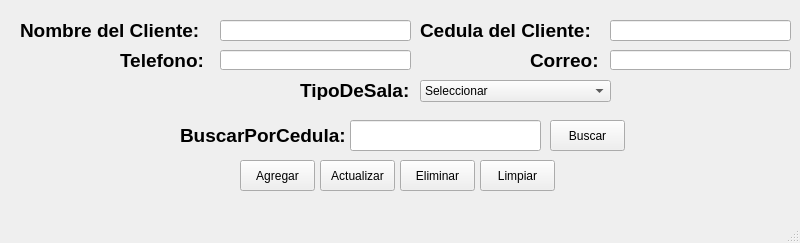
<?xml version="1.0" encoding="UTF-8"?>
<ui version="4.0">
 <class>vtn_principal</class>
 <widget class="QMainWindow" name="vtn_principal">
  <property name="geometry">
   <rect>
    <x>0</x>
    <y>0</y>
    <width>800</width>
    <height>243</height>
   </rect>
  </property>
  <property name="windowTitle">
   <string>Sistema de Adminitración de Cine</string>
  </property>
  <widget class="QWidget" name="centralwidget">
   <widget class="QLineEdit" name="txt_nombre">
    <property name="geometry">
     <rect>
      <x>220</x>
      <y>20</y>
      <width>191</width>
      <height>21</height>
     </rect>
    </property>
    <property name="maxLength">
     <number>50</number>
    </property>
   </widget>
   <widget class="QLineEdit" name="txt_cedula">
    <property name="geometry">
     <rect>
      <x>610</x>
      <y>20</y>
      <width>181</width>
      <height>21</height>
     </rect>
    </property>
    <property name="maxLength">
     <number>10</number>
    </property>
   </widget>
   <widget class="QLabel" name="label">
    <property name="geometry">
     <rect>
      <x>370</x>
      <y>120</y>
      <width>47</width>
      <height>13</height>
     </rect>
    </property>
    <property name="text">
     <string/>
    </property>
   </widget>
   <widget class="QLineEdit" name="txt_correo">
    <property name="geometry">
     <rect>
      <x>610</x>
      <y>50</y>
      <width>181</width>
      <height>20</height>
     </rect>
    </property>
    <property name="maxLength">
     <number>50</number>
    </property>
   </widget>
   <widget class="QLineEdit" name="txt_telefono">
    <property name="geometry">
     <rect>
      <x>220</x>
      <y>50</y>
      <width>191</width>
      <height>20</height>
     </rect>
    </property>
    <property name="maxLength">
     <number>10</number>
    </property>
   </widget>
   <widget class="QLabel" name="lbl_nombre">
    <property name="geometry">
     <rect>
      <x>20</x>
      <y>20</y>
      <width>191</width>
      <height>21</height>
     </rect>
    </property>
    <property name="font">
     <font>
      <pointsize>14</pointsize>
      <weight>75</weight>
      <bold>true</bold>
     </font>
    </property>
    <property name="text">
     <string>Nombre del Cliente:</string>
    </property>
   </widget>
   <widget class="QLabel" name="lbl_telefono_2">
    <property name="geometry">
     <rect>
      <x>120</x>
      <y>50</y>
      <width>91</width>
      <height>20</height>
     </rect>
    </property>
    <property name="font">
     <font>
      <pointsize>14</pointsize>
      <weight>75</weight>
      <bold>true</bold>
     </font>
    </property>
    <property name="text">
     <string>Telefono:</string>
    </property>
   </widget>
   <widget class="QLabel" name="lbl_cedula">
    <property name="geometry">
     <rect>
      <x>420</x>
      <y>20</y>
      <width>181</width>
      <height>20</height>
     </rect>
    </property>
    <property name="font">
     <font>
      <pointsize>14</pointsize>
      <weight>75</weight>
      <bold>true</bold>
     </font>
    </property>
    <property name="text">
     <string>Cedula del Cliente:</string>
    </property>
   </widget>
   <widget class="QLabel" name="lbl_correo">
    <property name="geometry">
     <rect>
      <x>530</x>
      <y>50</y>
      <width>71</width>
      <height>20</height>
     </rect>
    </property>
    <property name="font">
     <font>
      <pointsize>14</pointsize>
      <weight>75</weight>
      <bold>true</bold>
     </font>
    </property>
    <property name="text">
     <string>Correo:</string>
    </property>
   </widget>
   <widget class="QPushButton" name="btn_eliminar">
    <property name="geometry">
     <rect>
      <x>400</x>
      <y>160</y>
      <width>75</width>
      <height>31</height>
     </rect>
    </property>
    <property name="toolTip">
     <string>Borra el formulario</string>
    </property>
    <property name="text">
     <string>Eliminar</string>
    </property>
   </widget>
   <widget class="QPushButton" name="btn_agregar">
    <property name="geometry">
     <rect>
      <x>240</x>
      <y>160</y>
      <width>75</width>
      <height>31</height>
     </rect>
    </property>
    <property name="toolTip">
     <string>Guardar los datos del titular</string>
    </property>
    <property name="text">
     <string>Agregar</string>
    </property>
   </widget>
   <widget class="QPushButton" name="btn_actualizar">
    <property name="geometry">
     <rect>
      <x>320</x>
      <y>160</y>
      <width>75</width>
      <height>31</height>
     </rect>
    </property>
    <property name="toolTip">
     <string>Guardar los datos del titular</string>
    </property>
    <property name="text">
     <string>Actualizar</string>
    </property>
   </widget>
   <widget class="QPushButton" name="btn_limpiar">
    <property name="geometry">
     <rect>
      <x>480</x>
      <y>160</y>
      <width>75</width>
      <height>31</height>
     </rect>
    </property>
    <property name="toolTip">
     <string>Borra el formulario</string>
    </property>
    <property name="text">
     <string>Limpiar</string>
    </property>
   </widget>
   <widget class="QLineEdit" name="txt_buscar_cedula">
    <property name="geometry">
     <rect>
      <x>350</x>
      <y>120</y>
      <width>191</width>
      <height>31</height>
     </rect>
    </property>
    <property name="maxLength">
     <number>50</number>
    </property>
   </widget>
   <widget class="QPushButton" name="btn_buscar">
    <property name="geometry">
     <rect>
      <x>550</x>
      <y>120</y>
      <width>75</width>
      <height>31</height>
     </rect>
    </property>
    <property name="toolTip">
     <string>Borra el formulario</string>
    </property>
    <property name="text">
     <string>Buscar</string>
    </property>
   </widget>
   <widget class="QLabel" name="lbl_buscar_cedula">
    <property name="geometry">
     <rect>
      <x>180</x>
      <y>120</y>
      <width>171</width>
      <height>31</height>
     </rect>
    </property>
    <property name="font">
     <font>
      <pointsize>14</pointsize>
      <weight>75</weight>
      <bold>true</bold>
     </font>
    </property>
    <property name="text">
     <string>BuscarPorCedula:</string>
    </property>
   </widget>
   <widget class="QComboBox" name="cb_tipo_sala">
    <property name="geometry">
     <rect>
      <x>420</x>
      <y>80</y>
      <width>191</width>
      <height>22</height>
     </rect>
    </property>
    <item>
     <property name="text">
      <string>Seleccionar</string>
     </property>
    </item>
    <item>
     <property name="text">
      <string>2D</string>
     </property>
    </item>
    <item>
     <property name="text">
      <string>3D</string>
     </property>
    </item>
    <item>
     <property name="text">
      <string>IMAX</string>
     </property>
    </item>
    <item>
     <property name="text">
      <string>7D</string>
     </property>
    </item>
    <item>
     <property name="text">
      <string>Screen X</string>
     </property>
    </item>
    <item>
     <property name="text">
      <string>VIP</string>
     </property>
    </item>
   </widget>
   <widget class="QLabel" name="lbl_tipo_sala">
    <property name="geometry">
     <rect>
      <x>300</x>
      <y>80</y>
      <width>121</width>
      <height>20</height>
     </rect>
    </property>
    <property name="font">
     <font>
      <pointsize>14</pointsize>
      <weight>75</weight>
      <bold>true</bold>
     </font>
    </property>
    <property name="text">
     <string>TipoDeSala:</string>
    </property>
   </widget>
  </widget>
  <widget class="QMenuBar" name="menubar">
   <property name="geometry">
    <rect>
     <x>0</x>
     <y>0</y>
     <width>800</width>
     <height>21</height>
    </rect>
   </property>
  </widget>
  <widget class="QStatusBar" name="statusbar"/>
 </widget>
 <tabstops>
  <tabstop>txt_nombre</tabstop>
  <tabstop>txt_telefono</tabstop>
  <tabstop>txt_cedula</tabstop>
  <tabstop>txt_correo</tabstop>
  <tabstop>cb_tipo_sala</tabstop>
  <tabstop>txt_buscar_cedula</tabstop>
  <tabstop>btn_buscar</tabstop>
  <tabstop>btn_agregar</tabstop>
  <tabstop>btn_actualizar</tabstop>
  <tabstop>btn_eliminar</tabstop>
  <tabstop>btn_limpiar</tabstop>
 </tabstops>
 <resources/>
 <connections/>
</ui>
